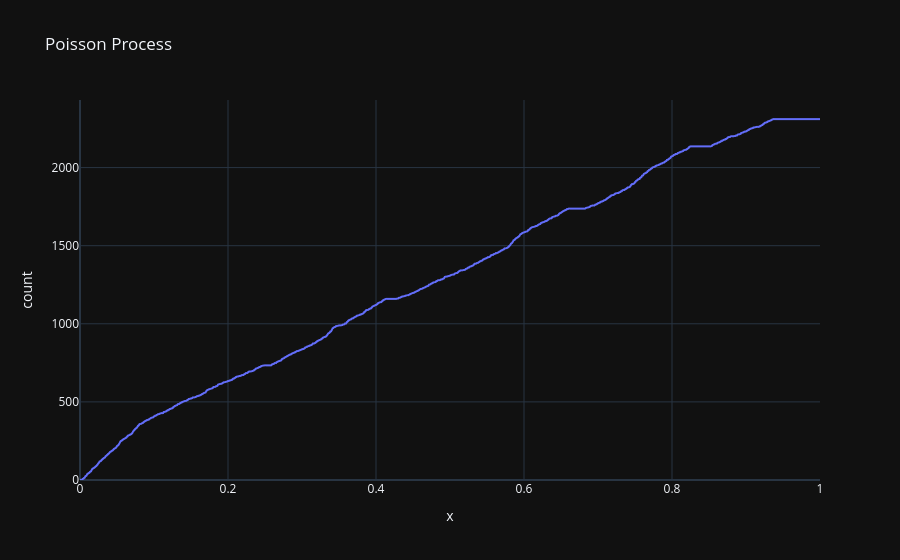
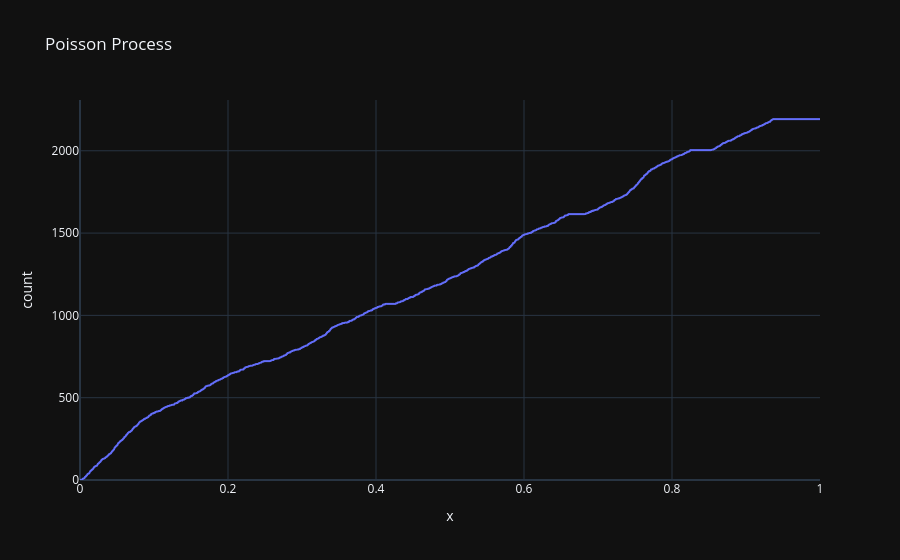

Notebook code cell kept with these figures, in order:
### Code cell
trajectory_jumps = [empiricalJumps(T=sorted_merged_data[2023][0], horizon=1), empiricalJumps(T=sorted_merged_data[2024][0], horizon=1)]
for trajectory in trajectory_jumps:
    print(trajectory)

### Figure 1 — Plotly figure (JSON) as saved in the notebook; plotly's stock layout.template omitted (floating-point values rounded to 4 significant figures; data arrays with more than 128 entries replaced by an {"elided": "..."} marker saying what was removed)
{"data": [{"hovertemplate": "x=%{x}<br>count=%{y}<extra></extra>", "legendgroup": "", "line": {"dash": "solid", "shape": "hv"}, "marker": {"color": "#636efa", "symbol": "circle"}, "mode": "lines", "name": "", "showlegend": false, "type": "scattergl", "x": {"elided": "2311 float values"}, "xaxis": "x", "y": {"elided": "2311 int values"}, "yaxis": "y"}], "layout": {"legend": {"tracegroupgap": 0}, "title": {"text": "Poisson Process"}, "xaxis": {"anchor": "y", "domain": [0, 1], "title": {"text": "x"}}, "yaxis": {"anchor": "x", "domain": [0, 1], "rangemode": "tozero", "title": {"text": "count"}}}}

### Figure 2 — Plotly figure (JSON) as saved in the notebook; plotly's stock layout.template omitted (floating-point values rounded to 4 significant figures; data arrays with more than 128 entries replaced by an {"elided": "..."} marker saying what was removed)
{"data": [{"hovertemplate": "x=%{x}<br>count=%{y}<extra></extra>", "legendgroup": "", "line": {"dash": "solid", "shape": "hv"}, "marker": {"color": "#636efa", "symbol": "circle"}, "mode": "lines", "name": "", "showlegend": false, "type": "scattergl", "x": {"elided": "2193 float values"}, "xaxis": "x", "y": {"elided": "2193 int values"}, "yaxis": "y"}], "layout": {"legend": {"tracegroupgap": 0}, "title": {"text": "Poisson Process"}, "xaxis": {"anchor": "y", "domain": [0, 1], "title": {"text": "x"}}, "yaxis": {"anchor": "x", "domain": [0, 1], "rangemode": "tozero", "title": {"text": "count"}}}}
